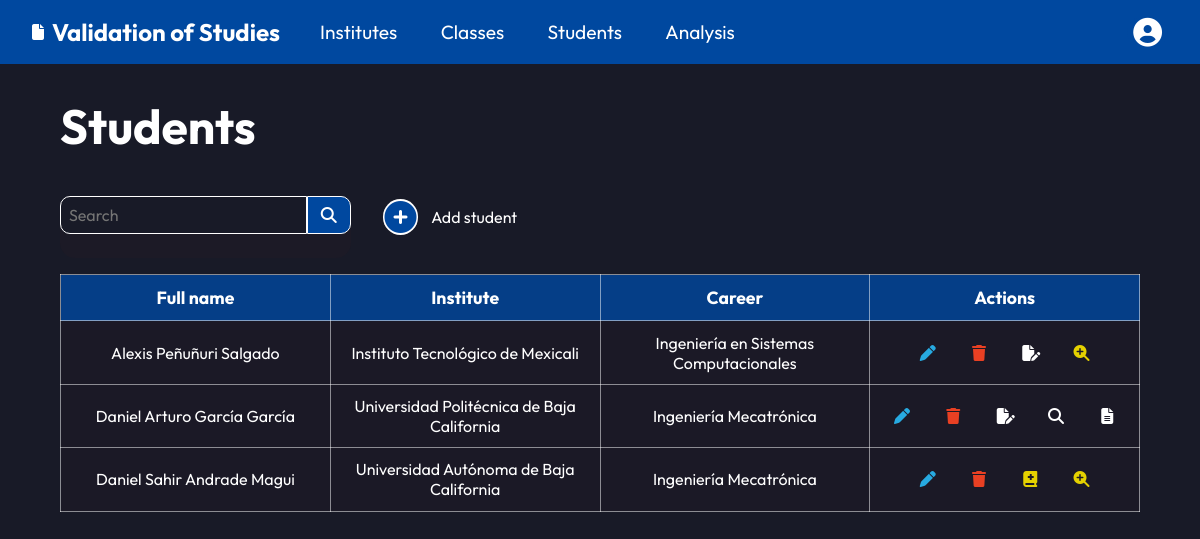
Page /students/ (signed in) on the committed database.
### students/models.py (models this page shows, shortened)
class Student(models.Model):
  institute = models.ForeignKey(
    Institute,
    on_delete=models.CASCADE,
    blank=True, null=True
  )
  career = models.ForeignKey(
    Career,
    on_delete=models.CASCADE,
    blank=True, null=True
  )
  first_name = models.CharField(max_length=128)
  paternal_surname = models.CharField(max_length=128)
  maternal_surname = models.CharField(max_length=128)
  street_and_number = models.CharField(max_length=256)
  neighborhood = models.CharField(max_length=256)
  zip_code = models.IntegerField()
  municipality = models.CharField(max_length=128)
  city = models.CharField(max_length=128)
  state = models.CharField(max_length=128)
  phone_number = models.IntegerField()
  nationality = models.CharField(max_length=128)
  sex = models.CharField(max_length=1)
  level = models.CharField(max_length=128)
  area = models.CharField(max_length=128)
  created_at = models.DateTimeField(auto_now_add=True)

### institutes/models.py (models this page shows, shortened)
class Institute(models.Model):
  name = models.CharField(max_length=128)
  republic_state = models.CharField(max_length=128)
  def __str__(self):
    return self.name

class Career(models.Model):
  institute = models.ForeignKey(
    Institute,
    on_delete=models.CASCADE,
    blank=True, null=True
  )
  name = models.CharField(max_length=128)
  is_engineering = models.BooleanField(default=0)
  def __str__(self):
    return self.name

### students/views.py (the view)
# urls.py: path("", views.StudentListView.as_view(), name="students"),
class StudentListView(LoginRequiredMixin, ListView):
  template_name = "students/students.html"
  model = Student
  def get_context_data(self, **kwargs):
    context = super().get_context_data(**kwargs)
    context["students_list"] = (
      Student.objects
      .order_by("first_name")
    )
    return context

### templates/students/students.html (shortened to what this page needs)
{% extends 'base.html' %}
{% block content %}
<h2 class="main-title">Students</h2>
<div class="institutes-header">
  <form action="" class="search-container search-small">
    <input type="search" name="" id="" placeholder="Search">
    <button type="submit"><i class="fa-solid fa-magnifying-glass"></i></button>
  </form>
  <a href="{% url 'new-student' %}"><i class="fa-solid fa-circle-plus"></i> Add student</a>
</div>
<div>
  <table>
    <tr>
      <th>Full name</th>
      <th>Institute</th>
      <th>Career</th>
      <th>Actions</th>
    </tr>
    {% for student in students_list %}
    <tr>
      <td><a href="{% url 'request' student.id %}" class="table-link">{{ student.first_name }}
          {{ student.paternal_surname }} {{ student.maternal_surname }}</a></td>
      <td><a href="{% url 'careers' student.institute.id %}" class="table-link">{{ student.institute }}</a></td>
      <td><a href="{% url 'syllabus' student.career.id %}" class="table-link">{{ student.career }}</a></td>
      <td class="actions">
        <div><a href="{% url 'edit-student' student.id %}"><i class="fa-solid fa-pen edit"></i></a></div>
        <div><a href="{% url 'delete-student' student.id %}"><i class="fa-solid fa-trash delete"></i></a></div>
        {% if student.id == student.request.student.id %}
        <div><a href="{% url 'edit-request' student.id %}"><i class="fa-solid fa-file-pen edit-s"></i></a></div>
        {% else %}
        <div><a href="{% url 'new-request' student.id %}"><i class="fa-solid fa-book-medical add"></i></a></div>
        {% endif %}
        {% if student.id == student.analysis.student.id %}
        <div><a href="{% url 'doc-analysis' student.id %}"><i class="fa-solid fa-magnifying-glass edit-s"></i></a></div>
        <div><a href="{% url 'dictum' student.id %}"><i class="fa-solid fa-file-lines edit-s"></i></a></div>
        {% else %}
        <div><a href="{% url 'new-doc-analysis' student.id %}"><i class="fa-solid fa-magnifying-glass-plus add"></i></a></div>
        {% endif %}
      </td>
    </tr>
    {% endfor %}
  </table>
</div>
{% endblock content %}

### static/css/base.css (style rules this page uses)
:root { --primary-color: #00489F; --primary-color-hover: #0B4FA1; --primary-color-2: #3D86E6; --secondary-color: #27AAE1; --secondary-color-2: #E94023; --special-element: #E5D100; --light-color: #FFFFFF; --dark-color: #1C1A26; --gray-color: #8F8E94; --background-color: #181A27; --background-color-hover: #1D1F2C; --surface-color: #1C1A26; --outfit-font: "Outfit", sans-serif; }
* { margin: 0; border: 0; font-family: var(--outfit-font); }
html { background-color: var(--background-color); font-size: 16px; scroll-behavior: smooth; }
body { display: flex; flex-direction: column; min-height: 100vh; }
html, body { max-width: 100vw; overflow-x: hidden; }
h2 { font-size: 2.25rem; }
h1, h2, h3, h4 { font-weight: bold; color: var(--light-color); }
a { text-decoration: none; }
table { table-layout: fixed; border-collapse: collapse; color: var(--light-color); margin-top: 1rem; width: 100%; }
table th, table td { padding: 0.7rem; text-align: center; border: 1px solid rgba(255, 255, 255, 0.500); }
table th { background-color: rgba(0, 72, 159, 0.800); font-size: 1.1rem; }
table td { background-color: rgba(28, 26, 38, 0.800); font-size: 1rem; }
table i { color: var(--light-color); }
input { color-scheme: dark; }
form { display: flex; background-color: var(--surface-color); border: 1px solid var(--light-color); border-radius: 15px; }
form input, form select { background-color: var(--surface-color); font-size: 1rem; color: var(--light-color); border: 1px solid var(--light-color); border-radius: 10px; margin-bottom: 1.5rem; padding: 0.5rem; width: 20rem; }
.main-title { font-size: 3rem; margin-top: 2rem; margin-bottom: 0.5rem; }
.edit { color: var(--secondary-color); }
.delete { color: var(--secondary-color-2); }
.add { color: var(--special-element); }
.edit-s { color: var(--light-color); }
.table-link { color: var(--light-color); }
.actions div { display: inline-block; margin-right: 2rem; width: 1rem; }
.actions div:last-of-type { margin: 0; }

### static/css/index.css (style rules this page uses)
.search-container { display: flex; justify-content: center; align-items: flex-start; margin-top: 2rem; border: 0; }
.search-container input { background-color: var(--background-color); border-radius: 10px 0 0 10px; margin-bottom: 1.5rem; padding: 0.5rem; width: 30%; }
.search-container input, .search-container button { font-size: 1rem; color: var(--light-color); border: 1px solid var(--light-color); }
.search-container button { background-color: var(--primary-color); border-radius: 0 10px 10px 0; padding: 0.5rem 0.8rem 0.5rem 0.8rem; }

### static/css/institutes.css (style rules this page uses)
.search-small { justify-content: flex-start; }
.search-small input { width: 100%; }
.institutes-header, .actions-div { display: flex; align-items: center; gap: 2rem; }
.institutes-header a, .actions-div a { display: flex; align-items: center; color: var(--light-color); margin-top: 0.7rem; }
.institutes-header a i { background-color: var(--light-color); border-radius: 20px; padding: 0.12rem; color: var(--primary-color); font-size: 2rem; margin-right: 0.8rem; }

### rows in the picture
Student: first_name "Alexis", paternal_surname "Peñuñuri", maternal_surname "Salgado", institute "Instituto Tecnológico de Mexicali", career "Ingeniería en Sistemas Computacionales"
Student: first_name "Daniel Arturo", paternal_surname "García", maternal_surname "García", institute "Universidad Politécnica de Baja California", career "Ingeniería Mecatrónica"
Student: first_name "Daniel Sahir", paternal_surname "Andrade", maternal_surname "Magui", institute "Universidad Autónoma de Baja California", career "Ingeniería Mecatrónica"
